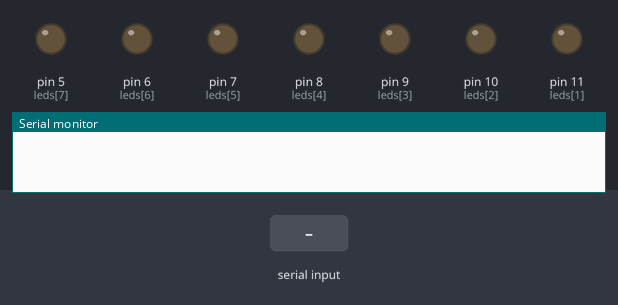
Recording of a sketch running on a simulated Arduino Uno, built with avr-gcc and run on an emulated ATmega328P. Shown: output pins drawn as LEDs (lit = HIGH), the last lines printed to the serial monitor. Dashed ring = blinking. The inputs (shaded band) are chosen by the test bench.

Above: at 1.2 s.
1.3 s: "5\n" received over Serial
At 2.9 s:
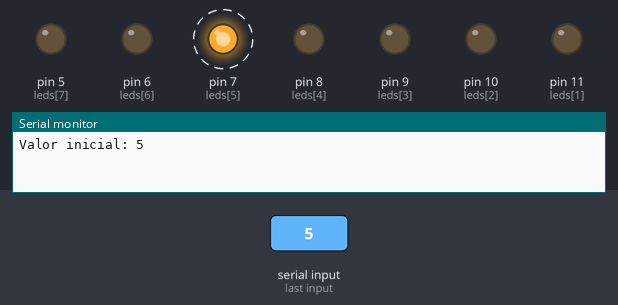
At 3.6 s:
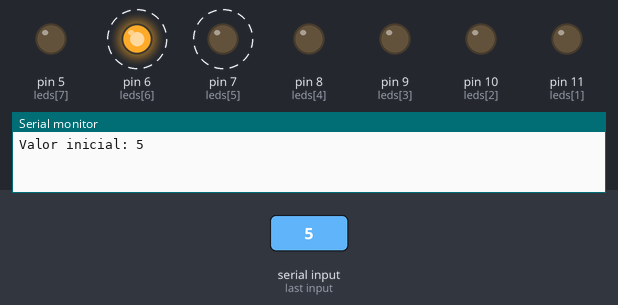
Timing chart, 0 to 15.7 s (numbered marks = the images above; inputs shaded):
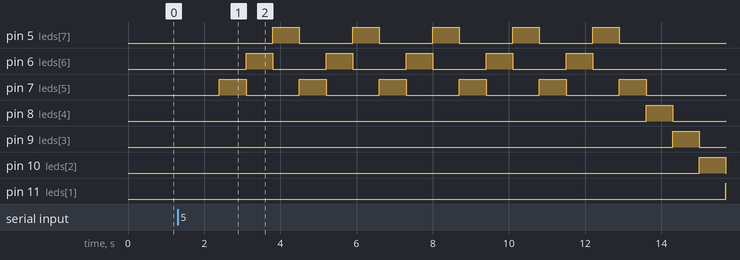

Measured:
- after the input at 1.3 s, pin 5 (leds[7]): alternates HIGH for 0.70 s and LOW for 1.4 s, 10 changes in all, then stays LOW, starting after 2.5 s; pin 6 (leds[6]): alternates HIGH for 0.70 s and LOW for 1.4 s, 10 changes in all, then stays LOW, starting after 1.8 s

The sketch:

Practica4.ino
```cpp
int valorInicial;

int leds [] = { 12, 11, 10, 9, 8, 7, 6, 5 };

void setup() {
  // put your setup code here, to run once:
  pinMode ( leds[1], OUTPUT );
  pinMode ( leds[2], OUTPUT );
  pinMode ( leds[3], OUTPUT );
  pinMode ( leds[4], OUTPUT );
  pinMode ( leds[5], OUTPUT );
  pinMode ( leds[6], OUTPUT );
  pinMode ( leds[7], OUTPUT );
  pinMode ( leds[8], OUTPUT );

  Serial.begin ( 9600 );
}

void loop() {
  // put your main code here, to run repeatedly:
  if ( Serial.available() > 0 ) {
    valorInicial = Serial.readString().toInt();
    Serial.print( "Valor inicial: " );
    Serial.println( valorInicial, DEC );
  }

  prenderLedsDerIzq( leds, valorInicial);
  prenderLedsIzqDer( leds, valorInicial);
}

//Metodos para la secuencia, con valor de veces que se repite la seceuncia
void prenderLedsDerIzq ( int veces, int ledValor[], int posicion ) {
  for ( int i = 0; i < veces; i++ ) {
     for ( int j = posicion; j < 8; j++ ) {
      digitalWrite ( ledValor [ j ], HIGH );
      delay ( 100 );
      digitalWrite ( ledValor [ j ], LOW );
    }
  }
}

void prenderLedsIzqDer ( int veces, int ledValor[] , int posicion ) {
  for ( int i = veces; i >= 0; i-- ) {
    for ( int j = posicion; j >= 0; j-- ) {
      digitalWrite ( ledValor [ j ], HIGH );
      delay ( 100 );
      digitalWrite ( ledValor [ j ], LOW );
    }
  }
}

//Sobrecarga del metodo con solo el valor del puerto serial.
void prenderLedsDerIzq ( int ledValor[], int valor ) {
  for ( int i = 0; i < valor; i++ ) {
     for ( int j = valor; j < 8; j++ ) {
      digitalWrite ( ledValor [ j ], HIGH );
      delay ( 700 );
      digitalWrite ( ledValor [ j ], LOW );
    }
  }
}

void prenderLedsIzqDer ( int ledValor[] , int valor ) {
  for ( int i = valor; i >= 0; i-- ) {
    for ( int j = valor; j >= 0; j-- ) {
      digitalWrite ( ledValor [ j ], HIGH );
      delay ( 700 );
      digitalWrite ( ledValor [ j ], LOW );
    }
  }
}
```
